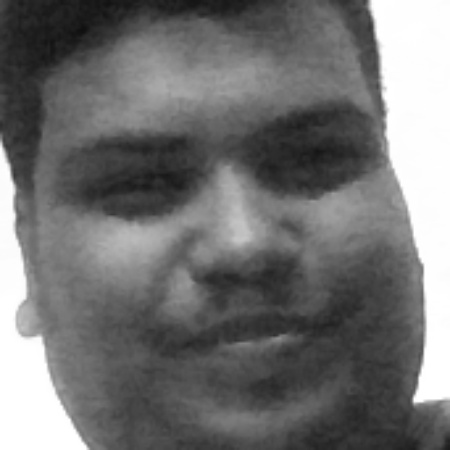
#> input picture Data/user.2028165.1.jpg, 450 x 450 px, given in place of the camera
$ python test.py
#> lines starting #> are read from the running program, lines starting #| are printed output that depends on the picture
import cv2
faceClassifier = cv2.CascadeClassifier("haarcascade_frontalface_default.xml")
def faceCroped(img):
    gray=cv2.cvtColor(img,cv2.COLOR_BGR2GRAY)
    faces=faceClassifier.detectMultiScale(gray,1.3,5)
    #scaling factor 1.3
    #min Neighbour 5
    for(x,y,w,h) in faces:
            faceCrop=img[y:y+h,x:x+w]
            return faceCrop

cap=cv2.VideoCapture(0)
while True:
    ret,frame1=cap.read()
#> frame1 is the input picture: shape (450, 450, 3); min 15, max 255, mean 113.7
    c=faceCroped(frame1)
#> in faceCroped, `faces=faceClassifier.detectMultiScale(gray,1.3,5)`: faces = [[50, 28, 380, 380]]
#> the loop in faceCroped, `for(x,y,w,h) in faces:` made 1 pass
#> pass 1, in faceCroped, `faceCrop=img[y:y+h,x:x+w]`:
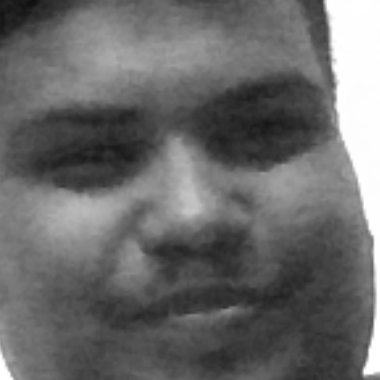
#> faceCrop: shape (380, 380, 3); min 15, max 255, mean 105.6
    face=cv2.resize(c,(450,450))
    cv2.imshow("Cropped Face",face)
    if cv2.waitKey(1)==13:
#> (key Esc is pressed here)
                         break
cap.release()
cv2.destroyAllWindows()
